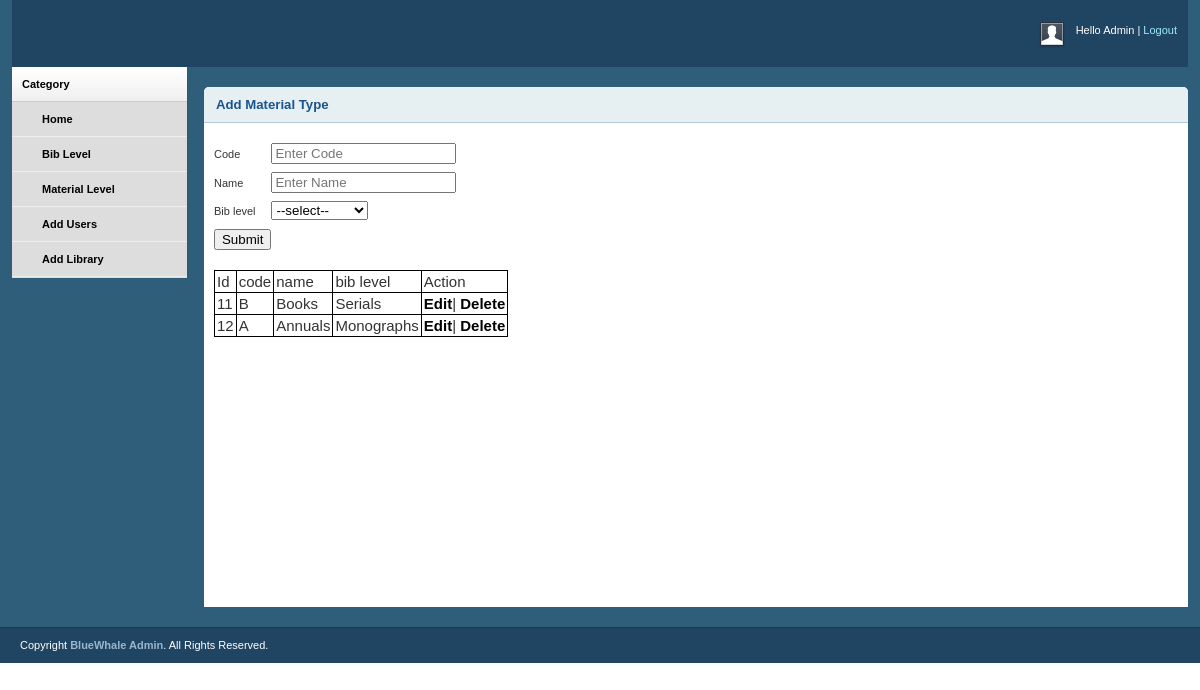
/egranthalaya/Admin/add_materials.php (signed in), run on the app's committed database.
### tables this page shows
CREATE TABLE `add_mat` (
  `mat_id` int(30) NOT NULL,
  `mat_code` varchar(40) NOT NULL,
  `mat_name` varchar(50) NOT NULL,
  `mat_level` varchar(50) NOT NULL
);

### egranthalaya/Admin/add_materials.php (the view, shortened to what this page needs)
<?php include 'auth.php';
$conn=mysqli_connect("localhost","root","","egranthalaya");
?>
<html xmlns="http://www.w3.org/1999/xhtml">
<head>
    <link rel="stylesheet" type="text/css" href="css/reset.css" media="screen" />
    <link rel="stylesheet" type="text/css" href="css/text.css" media="screen" />
    <link rel="stylesheet" type="text/css" href="css/grid.css" media="screen" />
    <link rel="stylesheet" type="text/css" href="css/layout.css" media="screen" />
    <link rel="stylesheet" type="text/css" href="css/nav.css" media="screen" />
    <link rel="stylesheet" type="text/css" href="css/jquery.jqplot.min.css" />
</head>
<body>
    <div class="container_12">
        <div class="grid_12 header-repeat">
            <div id="branding">
                <div class="floatright">
                    <div class="floatleft">
                        <img src="img/img-profile.jpg" alt="Profile Pic" /></div>
                    <div class="floatleft marginleft10">
                        <ul class="inline-ul floatleft">
                            <li>Hello Admin</li>
                            <li><a href="?act=logout">Logout</a></li>
                        </ul>
                        <br />
                       </div>
                </div>
            </div>
        </div>
        <div class="grid_2">
            <div class="box sidemenu">
                <div class="block" id="section-menu">
                    <ul class="section menu">
                        <li><a class="menuitem">Category</a>
                            <ul class="submenu">
                                <li><a href="admin_dashboard.php">Home</a> </li>
                                <li><a href="add_bibliographic.php">Bib Level</a></li>
                                <li><a href="add_materials.php">Material Level</a></li>
                                <li><a href="lib_incharge.php">Add Users</a> </li>
                                <li><a href="libraby_details.php">Add Library</a> </li>
                            </ul>
                        </li>
                    </ul>
                </div>
            </div>
        </div>
        <div class="grid_10">
            <div class="box round first" style="height:500px">
                <h2>Add Material Type</h2>
                <div class="block">
                                <form method="post">
           <table>
        <tr>
            <td>
                Code <br></br>
            </td>
            <?php
            if(isset($_REQUEST['act']))
{
    if($_REQUEST['act']=='edit')
    {
        ?><td><input type="text" name="code" value="<?php echo $row['mat_code']?>"></td>
            <?php
    }
}
 else {
    ?>
            <td>
                <input type="text" name="code" placeholder="Enter Code">
            </td>
         <?php
}
?>
        </tr>
        <tr>
            <td>
                Name<br></br>
            </td>
            <?php
            if(isset($_REQUEST['act']))
{
    if($_REQUEST['act']=='edit')
    {
        ?><td><input type="text" name="code" value="<?php echo $row['mat_name']?>"></td>
            <?php
    }
}
 else {
    ?>
            <td>
                <input type="text" name="name" placeholder="Enter Name">
            </td>
         <?php
}
?>
        </tr>
        <tr>
            <td>
                Bib level<br></br>
            </td>
             <?php
            if(isset($_REQUEST['act']))
{
    if($_REQUEST['act']=='edit')
    {
        ?><td><input type="text" name="code" value="<?php echo $row['mat_level']?>"></td>
            <?php
    }
}
 else {
    ?>
            <td>
                <select name="biblevel">
                <option value="">--select--</option>
                </select>
            </td>
                    <?php } ?>
        </tr>
        <tr>
      <?php if(isset($_REQUEST['act']))
      {
          if($_REQUEST['act']=='edit')
          {
              ?>
            <td>
                <input type="submit" name="update"value="update">
            </td>
            <?php
          }
      }
      else
      {
?>
            <td>
                     <input type="submit" name="sub">
            </td>
      <?php }?>
        </tr>
    </table>
</form>
          <table style="border:1px solid black; width:auto;height:auto;">
            <tr>
                <td style="padding:2px;font-size:15px; border-right:1px solid black;border-bottom:1px solid black;">
                    Id
                </td>
                <td style="padding:2px;font-size:15px; border-right:1px solid black;border-bottom:1px solid black;">
                     code
                </td>
                <td style="padding:2px;font-size:15px; border-right:1px solid black;border-bottom:1px solid black;">
                     name
                </td>
                 <td style="padding:2px;font-size:15px; border-right:1px solid black;border-bottom:1px solid black;">
                     bib level
                </td>
                <td style="padding:2px;font-size:15px; border-right:1px solid black;border-bottom:1px solid black;">
                    Action
                </td>
            </tr>
            <tr>
                <?php $sq="select * from add_mat";
                $qu=mysqli_query($conn,$sq);
                while($row=mysqli_fetch_assoc($qu))
                 {
                        ?>
                <td style="padding:2px;font-size:15px; border-right:1px solid black;border-bottom:1px solid black;">
                    <?php echo $row['mat_id'];?>
                </td>
             <td style="padding:2px;font-size:15px; border-right:1px solid black;border-bottom:1px solid black;">
                    <?php echo $row['mat_code'];?>
                </td>
                <td style="padding:2px;font-size:15px; border-right:1px solid black;border-bottom:1px solid black;">
                    <?php echo $row['mat_name'];?>
                </td>
                <td style="padding:2px;font-size:15px; border-right:1px solid black;border-bottom:1px solid black;">
                    <?php echo $row['mat_level'];?>
                </td>
                <td style="padding:2px;font-size:15px; border-right:1px solid black;border-bottom:1px solid black;">
                    <a href="?act=edit&&id=<?php echo $row['mat_id']?>">Edit</a>|
                    <a href="?act=del&&id=<?php echo $row['mat_id']?>">Delete</a>
                </td>
            </tr>
                    <?php
                    }
                    ?>
        </table>
                  </div>
            </div>
        </div>
    </div>
    <div id="site_info">
        <p>
            Copyright <a href="#">BlueWhale Admin</a>. All Rights Reserved.
        </p>
    </div>
</body>
</html>

### egranthalaya/Admin/css/grid.css (style rules this page uses)
.container_12, .container_16 { width: 100%; }
.grid_1, .grid_2, .grid_3, .grid_4, .grid_5, .grid_6, .grid_7, .grid_8, .grid_9, .grid_10, .grid_11, .grid_12, .grid_13, .grid_14, .grid_15, .grid_16 { display: inline; float: left; margin-left: 1%; margin-right: 1%; }
.container_12 .grid_12, .container_16 .grid_16 { width: 98%; }
.container_12 .grid_2 { width: 14.666%; }
.container_12 .grid_10 { width: 81.333%; }

### egranthalaya/Admin/css/layout.css (style rules this page uses)
body { background: #fff; color: #333; font-size: 11px; padding: 0 0 0px; }
.floatleft { float:left; }
.floatright { float:right; }
.inline-ul li { display:inline; color:#fff; }
.marginleft10 { margin-left:10px; }
a { color: #000; font-weight:bold; text-decoration: none; }
.container_12, .container_16 { background:#2E5E79; }
h1, h2, h3, h4, h5, h6 { line-height:1.2em; margin-bottom:.3em; }
h2 { margin-top:1em; }
#branding { font-weight:normal; text-align:left; padding:2em 1em 1.6em 1em; margin-bottom:0; }
.header-repeat { background:url(../img/header-repeat.jpg) repeat-x; }
#branding a { color:#A1EAFF; font-weight:normal; }
#branding a:before { content:" | "; color:#fff; }
#branding ul, #branding ul li { margin:0px; padding:0px; }
#branding li { padding:0px 0px 0px 0px !important; }
.box { background:#fff; margin-bottom:20px; padding:10px 10px 10px 10px; margin-left:-8px; }
.box.round { -moz-border-radius: 5px 5px 0px 0px; -webkit-border-radius: 5px 5px 0px 0px; border-radius: 5px 5px 0px 0px; }
.box h2 { font-size:1.2em; font-weight:bold; color:#1B548D; background:#E6F0F3; margin:-10px -10px 0 -10px; padding:10px 12px; border-bottom:1px solid #B3CBD6; -moz-border-radius: 5px 5px 0px 0px; -webkit-border-radius: 5px 5px 0px 0px; border-radius: 5px 5px 0px 0px; }
.box.first { margin-top:20px; }
.block { padding-top:20px; }
.box.sidemenu { background-color:#D1DEE4; border-right:1px solid #3A5665; padding:0px; margin:0px; cursor:pointer; }
.box.sidemenu .block { padding-top:0px; margin-top:0px; }
p { margin-bottom:1em; }
ul, ol { padding-top:0; }
ul.menu { list-style:none; border-top:1px solid #bbb; }
ul.menu li { margin:0; }
ul.menu li a { display:block; padding:4px 10px; border-bottom:1px solid #ccc; }
ul.menu ul { list-style:none; margin:0; }
ul.menu ul li a { padding-left:30px; }
ul.section { border-top:0; margin-bottom:0; }
ul.section li a { background:url(../img/sidemenu-repeat.jpg) repeat-x; line-height:26px; }
ul.section li li a { background:#ddd; border-bottom:1px solid #eee; }
ul.section ul li { text-transform:none; }
#site_info { color:#fff; background:#204562; border-top:1px solid #1d3b53; padding-left:20px; }
#site_info p { line-height:35px; margin-bottom:0px; }
#site_info a { color:#9ab6cc; }
.block { padding-bottom:1px; }

### data on the page
add_mat: mat_id "11", mat_code "B", mat_name "Books", mat_level "Serials"
add_mat: mat_id "12", mat_code "A", mat_name "Annuals", mat_level "Monographs"
